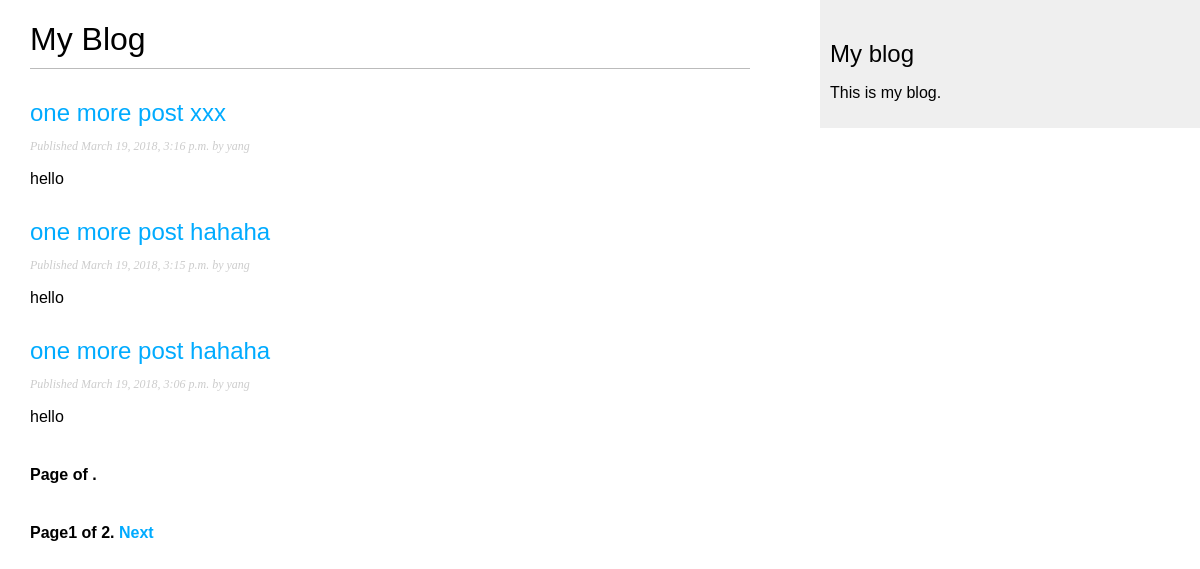
Screenshot of /blog/ with the database file from the repository.
### blog/models.py (models this page shows, shortened)
class Post(models.Model):
    STATUS_CHOICE = (
        ('draft', 'Draft'),
        ('publish', 'Publish')
    )
    title = models.CharField(max_length=250)
    slug = models.SlugField(max_length=250,unique_for_date='publish')
    author = models.ForeignKey(User,related_name='blog_posts')
    body =  models.TextField()
    publish = models.DateTimeField(default=timezone.now)
    created = models.DateTimeField(auto_now_add=True)
    updated = models.DateTimeField(auto_now=True)
    status = models.CharField(max_length=10, choices=STATUS_CHOICE)
    objects = models.Manager()
    published = PublishManager()
    class Meta:
        ordering = ('-publish',)
    def get_absolute_url(self):
        return reverse('blog:post_detail', args=[self.publish.year,
                                               self.publish.strftime('%m'),
                                               self.publish.strftime('%d'),
                                               self.slug])

### blog/views.py (the view)
class PostListView(ListView):
    queryset = Post.published.all()
    context_object_name = 'posts'
    paginate_by = 3
    template_name = 'blog/post/list.html'

### blog/templates/blog/post/list.html (shortened to what this page needs)
{% extends 'blog/base.html' %}
{% block content %}
    <h1>My Blog</h1>
    {% for post in posts %}
        <h2><a href="{{ post.get_absolute_url }}">{{ post.title }}</a></h2>
        <p class="date">Published {{ post.publish }} by {{ post.author }}</p>
        {{ post.body|truncatewords:30|linebreaks }}
    {% endfor %}
    {% include "pagination.html" with page=posts %}
    {% include "pagination.html" with page=page_obj %}
{% endblock %}

### blog/templates/blog/base.html (shortened to what this page needs)
{% load staticfiles %}
<!doctype html>
<html lang="en">
<head>
    <link href="{% static "css/blog.css" %}" rel = "stylesheet">
</head>
<body>
    <div id="content">
        {% block content %}{% endblock %}
    </div>
    <div id="sidebar">
        <h2>My blog</h2>
        <p>This is my blog.</p>
    </div>
</body>
</html>

### blog/templates/pagination.html (shortened to what this page needs)
<div class="pagination">
    <span class="step-links">
        <span class="current">
            Page{{ page.number }} of  {{page.paginator.num_pages }}.
        </span>
        {% if page.has_next %}
            <a href="?page={{ page.next_page_number }}">Next</a>
        {% endif %}
    </span>
</div>

### blog/static/css/blog.css (style rules this page uses)
body { margin:0; padding:0; font-family:helvetica, sans-serif; }
a { color:#00abff; text-decoration:none; }
h1 { font-weight:normal; border-bottom:1px solid #bbb; padding:0 0 10px 0; }
h2 { font-weight:normal; margin:30px 0 0; }
#content { float:left; width:60%; padding:0 0 0 30px; }
#sidebar { float:right; width:30%; padding:10px; background:#efefef; height:100%; }
p.date { color:#ccc; font-family: georgia, serif; font-size: 12px; font-style: italic; }
.pagination { margin:40px 0; font-weight:bold; }

### rows the page displays
Post: title "one more post xxx", publish "March 19, 2018, 3:16 p.m.", author "yang", body "hello"
Post: title "one more post hahaha", publish "March 19, 2018, 3:15 p.m.", author "yang", body "hello"
Post: title "one more post hahaha", publish "March 19, 2018, 3:06 p.m.", author "yang", body "hello"

### other values shown
{{ page.number }} "1"
{{ page.paginator.num_pages }} "2"
